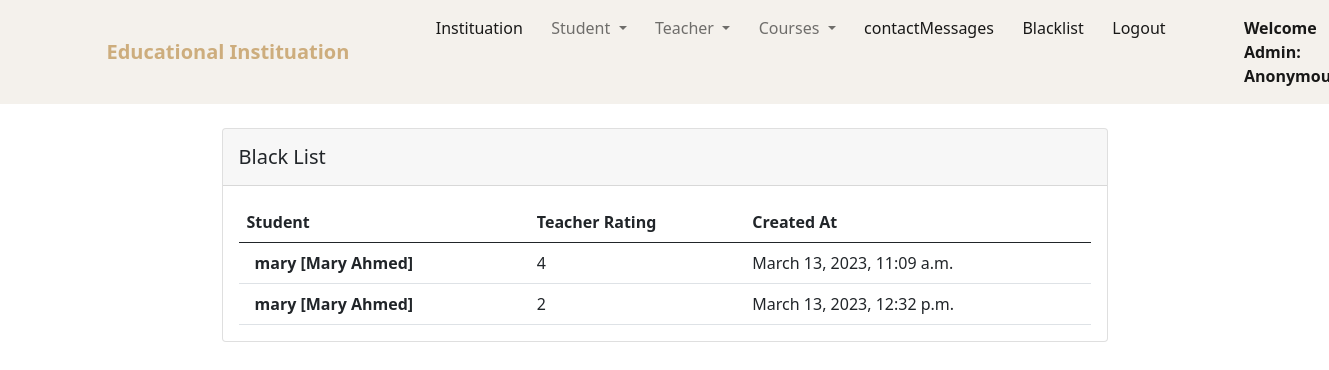
The page /blacklist/ on the database its author committed.
### landingPage/models.py (models this page shows, shortened)
class Blacklist(models.Model):
     student = models.ForeignKey('education.Student', on_delete=models.CASCADE)
     teacher_rating = models.IntegerField()
     created_at = models.DateTimeField(auto_now_add=True)

### education/models.py (models this page shows, shortened)
class Student(models.Model):
    user = models.OneToOneField(User, on_delete=models.CASCADE)
    student_id = models.CharField(max_length=20, null=True, blank=True)
    full_name = models.CharField(max_length=50,null=True, blank=True)
    image = models.ImageField(upload_to="media", blank=True,null=True)
    phone = models.CharField(max_length=15 ,null=True, blank=True)
    university = models.CharField(max_length=50,null=True , blank=True)
    major = models.CharField(max_length=50 ,null=True , blank=True)
    address = models.CharField(max_length=100 ,null=True , blank=True)
    date_of_birth = models.DateField(null=True , blank=True)
    GENDER_CHOICES = (('male', 'male'),('female', 'female'), )
    gender = models.CharField(max_length=20,choices= GENDER_CHOICES ,null=True , blank=True)
    def __str__(self):
        return str(self.user) + " ["+str(self.full_name)+']'

### education/views.py (the view)
# urls.py: path('blacklist/', views.view_blacklist, name='view_blacklist'),
def view_blacklist(request):
    blacklist_list = Blacklist.objects.all()
    return render(request, 'education/admin/blacklist_list.html', {'blacklist_list': blacklist_list})

### education/templates/education/admin/blacklist_list.html
{% extends 'education/admin/admin_navbar.html' %}
{% block body %}
<section>
    <div class="container ">
      <div class="row d-flex justify-content-center align-items-center p-4">
        <div class="col-md-12 col-xl-10">
          <div class="card">
            <div class="card-header p-3">
              <h5 class="mb-0">Black List</h5>
            </div>
            <div class="card-body" data-mdb-perfect-scrollbar="true" style="position: relative;">
              <table class="table mb-0">
                <thead>
                  <tr>
                    <th scope="col">Student</th>
                    <th scope="col">Teacher Rating</th>
                    <th scope="col">Created At</th>
                  </tr>
                </thead>
                <tbody>
                    {% for blacklist in blacklist_list %}
                    <tr class="fw-normal">
                            <th>
                                <span class="ms-2">{{ blacklist.student}}</span>
                              </th>
                              <td class="align-middle">
                                  <span>{{ blacklist.teacher_rating }}</span>
                              </td>
                              <td class="align-middle">
                                <span>{{ blacklist.created_at }}</span>
                              </td>
                      </tr>
                      {% empty %}
                        <tr>
                            <td colspan="3">No students in blacklist.</td>
                        </tr>
                    {% endfor %}
                </tbody>
              </table>
            </div>
          </div>
        </div>
      </div>
    </div>
  </section>
{% endblock %}

### rows shown on the page
Blacklist: student "mary [Mary Ahmed]", teacher_rating "4", created_at "March 13, 2023, 11:09 a.m."
Blacklist: student "mary [Mary Ahmed]", teacher_rating "2", created_at "March 13, 2023, 12:32 p.m."
